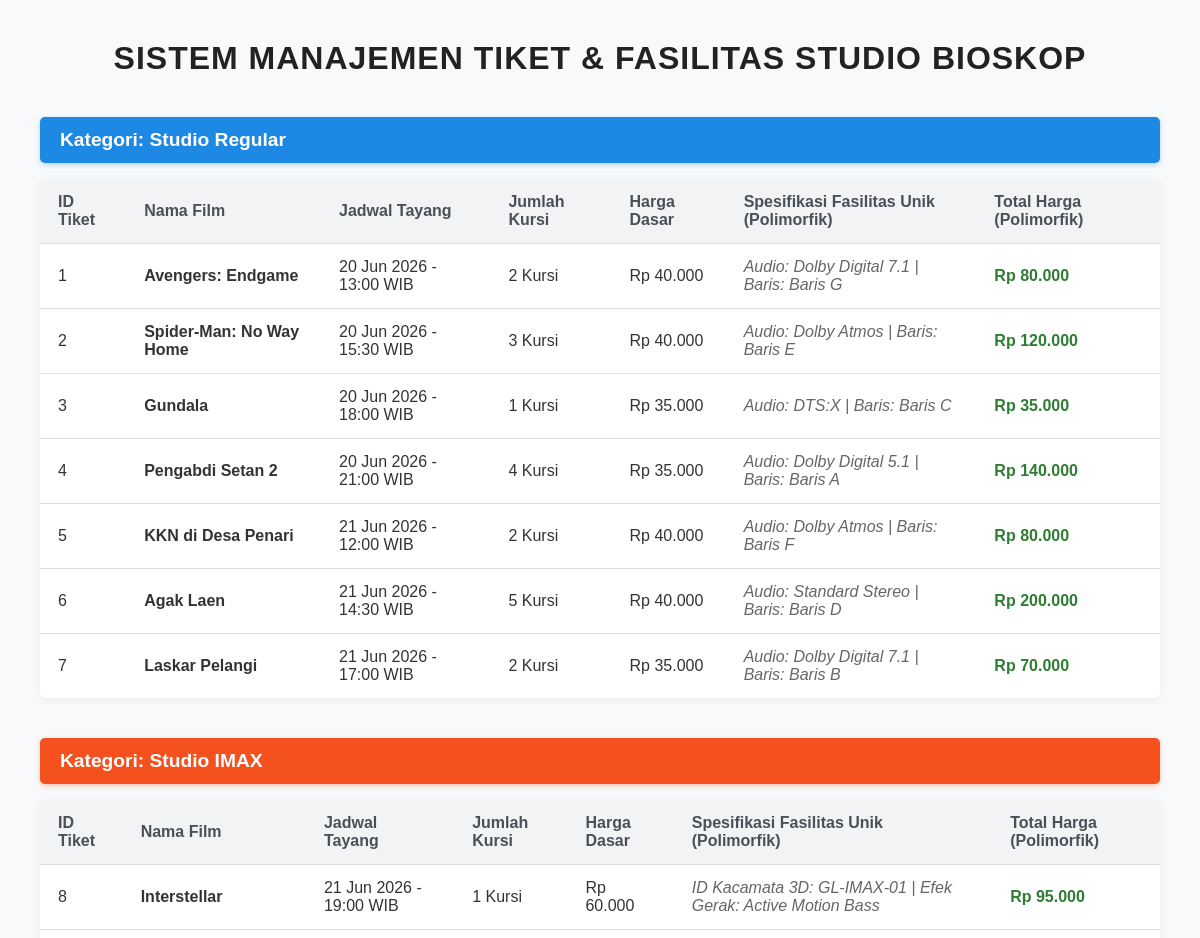
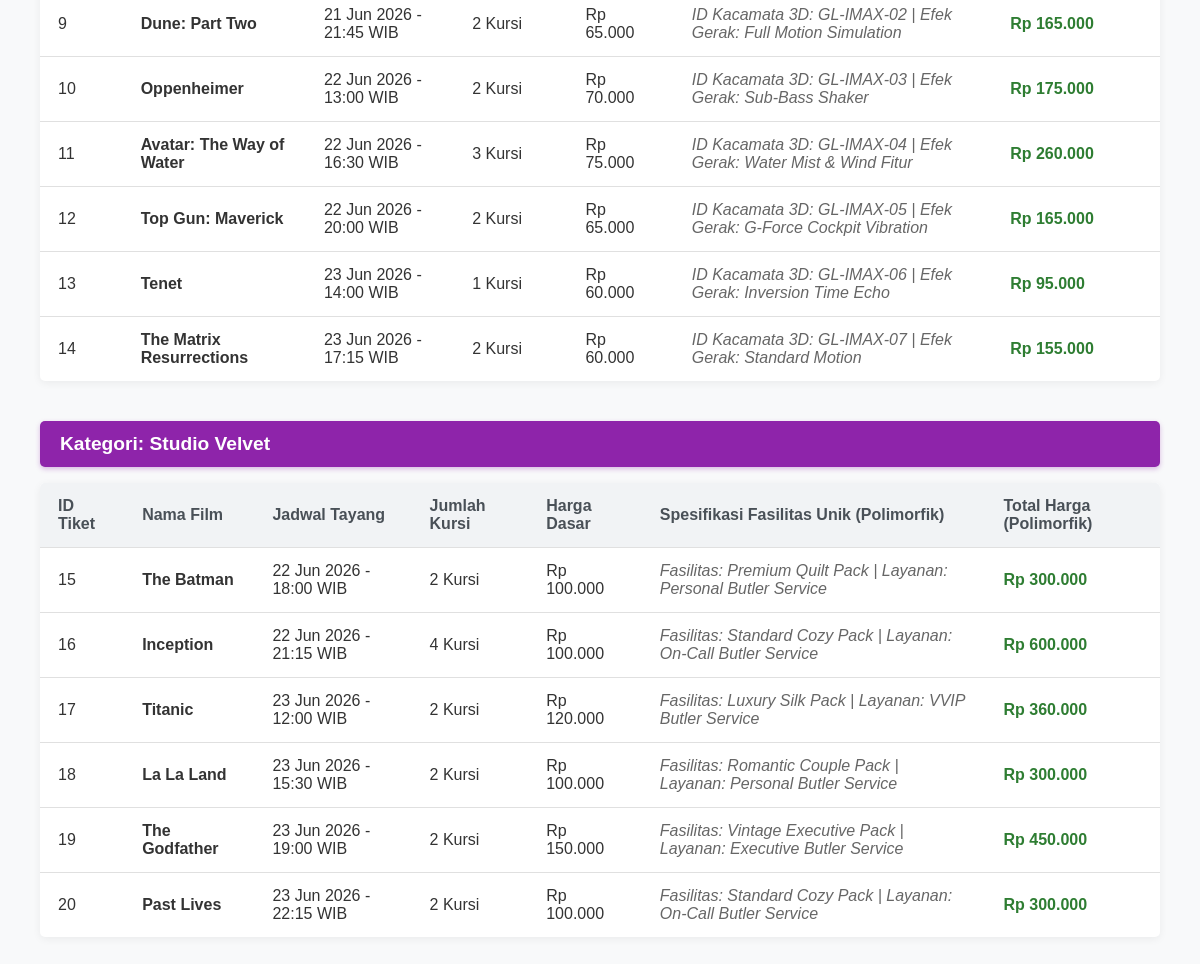
The page / on the database its author committed (2 pictures, top to bottom).
### tables this page shows
CREATE TABLE `tabel_tiket` (
  `id_tiket` int NOT NULL,
  `nama_film` varchar(100) NOT NULL,
  `jadwal_tayang` datetime NOT NULL,
  `jumlah_kursi` int NOT NULL,
  `harga_dasar_tiket` decimal(10,2) NOT NULL,
  `jenis_studio` enum('Regular','IMAX','Velvet') NOT NULL,
  `tipe_audio` varchar(50) DEFAULT NULL,
  `lokasi_baris` varchar(10) DEFAULT NULL,
  `kacamata_3d_id` varchar(50) DEFAULT NULL,
  `efek_gerak_fitur` varchar(50) DEFAULT NULL,
  `bantal_selimut_pack` varchar(50) DEFAULT NULL,
  `layanan_butler` varchar(50) DEFAULT NULL
);

### tiket.php (called while the page is built, shortened)
<?php
abstract class Tiket {
    protected $id_tiket;
    protected $nama_film;
    protected $jadwal_tayang;
    protected $jumlah_kursi;
    protected $harga_dasar_tiket;
    public function __construct($id_tiket, $nama_film, $jadwal_tayang, $jumlah_kursi, $harga_dasar_tiket) {
        $this->id_tiket = $id_tiket;
        $this->nama_film = $nama_film;
        $this->jadwal_tayang = $jadwal_tayang;
        $this->jumlah_kursi = $jumlah_kursi;
        $this->harga_dasar_tiket = $harga_dasar_tiket;
    }
    public function getIdTiket() { return $this->id_tiket; }
    public function getNamaFilm() { return $this->nama_film; }
    public function getJadwalTayang() { return $this->jadwal_tayang; }
    public function getJumlahKursi() { return $this->jumlah_kursi; }
    public function getHargaDasar() { return $this->harga_dasar_tiket; }
}
?>

### TiketRegular.php (called while the page is built, shortened)
<?php
require_once 'Tiket.php';
class TiketRegular extends Tiket {
    private $tipeAudio;
    private $lokasiBaris;
    public function __construct($id_tiket, $nama_film, $jadwal_tayang, $jumlah_kursi, $harga_dasar_tiket, $tipeAudio, $lokasiBaris) {
        $this->tipeAudio = $tipeAudio;
        $this->lokasiBaris = $lokasiBaris;
    }
    public function hitungTotalHarga() {
        return $this->jumlah_kursi * $this->harga_dasar_tiket;
    }
    public function tampilkanInfoFasilitas() {
        return "Audio: " . $this->tipeAudio . " | Baris: " . $this->lokasiBaris;
    }
}
?>

### TiketIMAX.php (called while the page is built, shortened)
<?php
require_once 'Tiket.php';
class TiketIMAX extends Tiket {
    private $kacamata3dId;
    private $efekGerakFitur;
    public function __construct($id_tiket, $nama_film, $jadwal_tayang, $jumlah_kursi, $harga_dasar_tiket, $kacamata3dId, $efekGerakFitur) {
        $this->kacamata3dId = $kacamata3dId;
        $this->efekGerakFitur = $efekGerakFitur;
    }
    public function hitungTotalHarga() {
        return ($this->jumlah_kursi * $this->harga_dasar_tiket) + 35000;
    }
    public function tampilkanInfoFasilitas() {
        return "ID Kacamata 3D: " . $this->kacamata3dId . " | Efek Gerak: " . $this->efekGerakFitur;
    }
}
?>

### TiketVelvet.php (called while the page is built, shortened)
<?php
require_once 'Tiket.php';
class TiketVelvet extends Tiket {
    private $bantalSelimutPack;
    private $layananButler;
    public function __construct($id_tiket, $nama_film, $jadwal_tayang, $jumlah_kursi, $harga_dasar_tiket, $bantalSelimutPack, $layananButler) {
        $this->bantalSelimutPack = $bantalSelimutPack;
        $this->layananButler = $layananButler;
    }
    public function hitungTotalHarga() {
        return ($this->jumlah_kursi * $this->harga_dasar_tiket) * 1.50;
    }
    public function tampilkanInfoFasilitas() {
        return "Fasilitas: " . $this->bantalSelimutPack . " | Layanan: " . $this->layananButler;
    }
}
?>

### index.php (the view, shortened to what this page needs)
<?php
require_once 'TiketRegular.php';
require_once 'TiketIMAX.php';
require_once 'TiketVelvet.php';
$database = new Database();
$db = $database->getConnection();
$query = "SELECT * FROM tabel_tiket";
$result = $db->query($query);
$daftar_studio = [
    'Regular' => [],
    'IMAX' => [],
    'Velvet' => []
];
if ($result && $result->num_rows > 0) {
    while ($row = $result->fetch_assoc()) {
        $jenis = $row['jenis_studio'];
        if ($jenis == 'Regular') {
            $daftar_studio['Regular'][] = new TiketRegular(
                $row['id_tiket'], $row['nama_film'], $row['jadwal_tayang'],
                $row['jumlah_kursi'], $row['harga_dasar_tiket'],
                $row['tipe_audio'], $row['lokasi_baris']
            );
        } elseif ($jenis == 'IMAX') {
            $daftar_studio['IMAX'][] = new TiketIMAX(
                $row['id_tiket'], $row['nama_film'], $row['jadwal_tayang'],
                $row['jumlah_kursi'], $row['harga_dasar_tiket'],
                $row['kacamata_3d_id'], $row['efek_gerak_fitur']
            );
        } elseif ($jenis == 'Velvet') {
            $daftar_studio['Velvet'][] = new TiketVelvet(
                $row['id_tiket'], $row['nama_film'], $row['jadwal_tayang'],
                $row['jumlah_kursi'], $row['harga_dasar_tiket'],
                $row['bantal_selimut_pack'], $row['layanan_butler']
            );
        }
    }
}
?>
<!DOCTYPE html>
<html lang="id">
<head>
</head>
<body>
    <h1>Sistem Manajemen Tiket & Fasilitas Studio Bioskop</h1>
    <?php foreach ($daftar_studio as $jenisStudio => $listTiket): ?>
        <h2 class="studio-<?php echo $jenisStudio; ?>">Kategori: Studio <?php echo $jenisStudio; ?></h2>
        <table>
            <thead>
                <tr>
                    <th>ID Tiket</th>
                    <th>Nama Film</th>
                    <th>Jadwal Tayang</th>
                    <th>Jumlah Kursi</th>
                    <th>Harga Dasar</th>
                    <th>Spesifikasi Fasilitas Unik (Polimorfik)</th>
                    <th>Total Harga (Polimorfik)</th>
                </tr>
            </thead>
            <tbody>
                <?php if (empty($listTiket)): ?>
                    <tr>
                        <td colspan="7" style="text-align: center; color: #999;">Tidak ada data pemesanan untuk studio ini.</td>
                    </tr>
                <?php else: ?>
                    <?php foreach ($listTiket as $tiket): ?>
                        <tr>
                            <td><?php echo $tiket->getIdTiket(); ?></td>
                            <td class="text-bold"><?php echo $tiket->getNamaFilm(); ?></td>
                            <td><?php echo date('d M Y - H:i', strtotime($tiket->getJadwalTayang())); ?> WIB</td>
                            <td><?php echo $tiket->getJumlahKursi(); ?> Kursi</td>
                            <td>Rp <?php echo number_format($tiket->getHargaDasar(), 0, ',', '.'); ?></td>
                            <td class="text-italic"><?php echo $tiket->tampilkanInfoFasilitas(); ?></td>
                            <td class="price">Rp <?php echo number_format($tiket->hitungTotalHarga(), 0, ',', '.'); ?></td>
                        </tr>
                    <?php endforeach; ?>
                <?php endif; ?>
            </tbody>
        </table>
    <?php endforeach; ?>
</body>
</html>

### index.php (style rules this page uses)
body { font-family: Arial, sans-serif; margin: 40px; background-color: #f8f9fa; color: #333; }
h1 { text-align: center; margin-bottom: 30px; color: #222; text-transform: uppercase; letter-spacing: 1px; }
h2 { color: #fff; padding: 12px 20px; margin-top: 40px; border-radius: 5px; font-size: 1.2rem; }
.studio-Regular { background: #1e88e5; box-shadow: 0 2px 5px rgba(30,136,229,0.3); }
.studio-IMAX { background: #f4511e; box-shadow: 0 2px 5px rgba(244,81,30,0.3); }
.studio-Velvet { background: #8e24aa; box-shadow: 0 2px 5px rgba(142,36,170,0.3); }
table { width: 100%; border-collapse: collapse; margin-top: 15px; background: #fff; box-shadow: 0 2px 8px rgba(0,0,0,0.06); border-radius: 5px; overflow: hidden; }
th, td { padding: 14px 18px; text-align: left; border-bottom: 1px solid #e0e0e0; }
th { background-color: #f1f3f5; font-weight: bold; color: #495057; }
tr:last-child td { border-bottom: none; }
.text-bold { font-weight: bold; }
.text-italic { font-style: italic; color: #666; }
.price { color: #2e7d32; font-weight: bold; }

### rows shown on the page
tabel_tiket: id_tiket "1", nama_film "Avengers: Endgame", jadwal_tayang "20 Jun 2026 - 13:00", jumlah_kursi "2", harga_dasar_tiket "40.000", $tiket->tampilkanInfoFasilitas() "Audio: Dolby Digital 7.1 | Baris: Baris G", $tiket->hitungTotalHarga() "80.000"
tabel_tiket: id_tiket "2", nama_film "Spider-Man: No Way Home", jadwal_tayang "20 Jun 2026 - 15:30", jumlah_kursi "3", harga_dasar_tiket "40.000", $tiket->tampilkanInfoFasilitas() "Audio: Dolby Atmos | Baris: Baris E", $tiket->hitungTotalHarga() "120.000"
tabel_tiket: id_tiket "3", nama_film "Gundala", jadwal_tayang "20 Jun 2026 - 18:00", jumlah_kursi "1", harga_dasar_tiket "35.000", $tiket->tampilkanInfoFasilitas() "Audio: DTS:X | Baris: Baris C", $tiket->hitungTotalHarga() "35.000"
tabel_tiket: id_tiket "4", nama_film "Pengabdi Setan 2", jadwal_tayang "20 Jun 2026 - 21:00", jumlah_kursi "4", harga_dasar_tiket "35.000", $tiket->tampilkanInfoFasilitas() "Audio: Dolby Digital 5.1 | Baris: Baris A", $tiket->hitungTotalHarga() "140.000"
tabel_tiket: id_tiket "5", nama_film "KKN di Desa Penari", jadwal_tayang "21 Jun 2026 - 12:00", jumlah_kursi "2", harga_dasar_tiket "40.000", $tiket->tampilkanInfoFasilitas() "Audio: Dolby Atmos | Baris: Baris F", $tiket->hitungTotalHarga() "80.000"
tabel_tiket: id_tiket "6", nama_film "Agak Laen", jadwal_tayang "21 Jun 2026 - 14:30", jumlah_kursi "5", harga_dasar_tiket "40.000", $tiket->tampilkanInfoFasilitas() "Audio: Standard Stereo | Baris: Baris D", $tiket->hitungTotalHarga() "200.000"
tabel_tiket: id_tiket "7", nama_film "Laskar Pelangi", jadwal_tayang "21 Jun 2026 - 17:00", jumlah_kursi "2", harga_dasar_tiket "35.000", $tiket->tampilkanInfoFasilitas() "Audio: Dolby Digital 7.1 | Baris: Baris B", $tiket->hitungTotalHarga() "70.000"
tabel_tiket: id_tiket "8", nama_film "Interstellar", jadwal_tayang "21 Jun 2026 - 19:00", jumlah_kursi "1", harga_dasar_tiket "60.000", $tiket->tampilkanInfoFasilitas() "ID Kacamata 3D: GL-IMAX-01 | Efek Gerak: Active Motion Bass", $tiket->hitungTotalHarga() "95.000"
tabel_tiket: id_tiket "9", nama_film "Dune: Part Two", jadwal_tayang "21 Jun 2026 - 21:45", jumlah_kursi "2", harga_dasar_tiket "65.000", $tiket->tampilkanInfoFasilitas() "ID Kacamata 3D: GL-IMAX-02 | Efek Gerak: Full Motion Simulation", $tiket->hitungTotalHarga() "165.000"
tabel_tiket: id_tiket "10", nama_film "Oppenheimer", jadwal_tayang "22 Jun 2026 - 13:00", jumlah_kursi "2", harga_dasar_tiket "70.000", $tiket->tampilkanInfoFasilitas() "ID Kacamata 3D: GL-IMAX-03 | Efek Gerak: Sub-Bass Shaker", $tiket->hitungTotalHarga() "175.000"
tabel_tiket: id_tiket "11", nama_film "Avatar: The Way of Water", jadwal_tayang "22 Jun 2026 - 16:30", jumlah_kursi "3", harga_dasar_tiket "75.000", $tiket->tampilkanInfoFasilitas() "ID Kacamata 3D: GL-IMAX-04 | Efek Gerak: Water Mist & Wind Fitur", $tiket->hitungTotalHarga() "260.000"
tabel_tiket: id_tiket "12", nama_film "Top Gun: Maverick", jadwal_tayang "22 Jun 2026 - 20:00", jumlah_kursi "2", harga_dasar_tiket "65.000", $tiket->tampilkanInfoFasilitas() "ID Kacamata 3D: GL-IMAX-05 | Efek Gerak: G-Force Cockpit Vibration", $tiket->hitungTotalHarga() "165.000"
tabel_tiket: id_tiket "13", nama_film "Tenet", jadwal_tayang "23 Jun 2026 - 14:00", jumlah_kursi "1", harga_dasar_tiket "60.000", $tiket->tampilkanInfoFasilitas() "ID Kacamata 3D: GL-IMAX-06 | Efek Gerak: Inversion Time Echo", $tiket->hitungTotalHarga() "95.000"
tabel_tiket: id_tiket "14", nama_film "The Matrix Resurrections", jadwal_tayang "23 Jun 2026 - 17:15", jumlah_kursi "2", harga_dasar_tiket "60.000", $tiket->tampilkanInfoFasilitas() "ID Kacamata 3D: GL-IMAX-07 | Efek Gerak: Standard Motion", $tiket->hitungTotalHarga() "155.000"
tabel_tiket: id_tiket "15", nama_film "The Batman", jadwal_tayang "22 Jun 2026 - 18:00", jumlah_kursi "2", harga_dasar_tiket "100.000", $tiket->tampilkanInfoFasilitas() "Fasilitas: Premium Quilt Pack | Layanan: Personal Butler Service", $tiket->hitungTotalHarga() "300.000"
tabel_tiket: id_tiket "16", nama_film "Inception", jadwal_tayang "22 Jun 2026 - 21:15", jumlah_kursi "4", harga_dasar_tiket "100.000", $tiket->tampilkanInfoFasilitas() "Fasilitas: Standard Cozy Pack | Layanan: On-Call Butler Service", $tiket->hitungTotalHarga() "600.000"
tabel_tiket: id_tiket "17", nama_film "Titanic", jadwal_tayang "23 Jun 2026 - 12:00", jumlah_kursi "2", harga_dasar_tiket "120.000", $tiket->tampilkanInfoFasilitas() "Fasilitas: Luxury Silk Pack | Layanan: VVIP Butler Service", $tiket->hitungTotalHarga() "360.000"
tabel_tiket: id_tiket "18", nama_film "La La Land", jadwal_tayang "23 Jun 2026 - 15:30", jumlah_kursi "2", harga_dasar_tiket "100.000", $tiket->tampilkanInfoFasilitas() "Fasilitas: Romantic Couple Pack | Layanan: Personal Butler Service", $tiket->hitungTotalHarga() "300.000"
tabel_tiket: id_tiket "19", nama_film "The Godfather", jadwal_tayang "23 Jun 2026 - 19:00", jumlah_kursi "2", harga_dasar_tiket "150.000", $tiket->tampilkanInfoFasilitas() "Fasilitas: Vintage Executive Pack | Layanan: Executive Butler Service", $tiket->hitungTotalHarga() "450.000"
tabel_tiket: id_tiket "20", nama_film "Past Lives", jadwal_tayang "23 Jun 2026 - 22:15", jumlah_kursi "2", harga_dasar_tiket "100.000", $tiket->tampilkanInfoFasilitas() "Fasilitas: Standard Cozy Pack | Layanan: On-Call Butler Service", $tiket->hitungTotalHarga() "300.000"

### other values the page prints
$jenisStudio "Regular"
$jenisStudio "IMAX"
$jenisStudio "Velvet"
